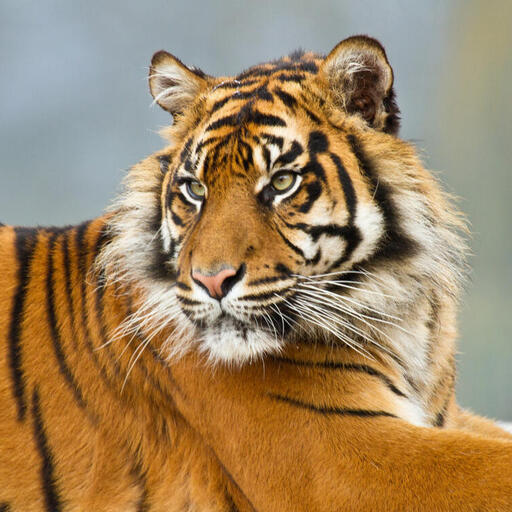
#> input picture images/tiger-tigr-vzglyad-tvkk.jpg, 512 x 512 px, found by its file name
$ python imge_text.py
#> lines starting #> are read from the running program, lines starting #| are printed output that depends on the picture
import cv2
import numpy as np
import matplotlib.pyplot as plt
import os

# ============
# SET YOUR IMAGE PATH HERE
# Use a relative path or a full local path (e.g., 'C:/Users/Name/Pictures/image.jpg')
image_path = 'tiger-tigr-vzglyad-tvkk.jpg'

# Load image in grayscale
img = cv2.imread(image_path, cv2.IMREAD_GRAYSCALE)
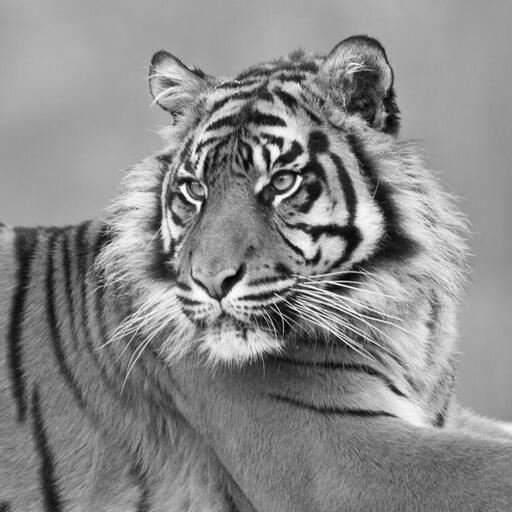
#> img: shape (512, 512); min 0, max 255, mean 137.6

if img is None:
    print(f"Error: Image not found at {os.path.abspath(image_path)}")
else:
    height, width = img.shape
#> height = 512; width = 512
    print(f"Image size: {width} x {height}")
#| Image size: 512 x 512

    # Display the image using standard OpenCV window
    cv2.imshow('Original Grayscale Image', img)

    # Standard way to keep the window open until a key is pressed
    print("Press any key on the image window to continue...")
    cv2.waitKey(0)
    cv2.destroyAllWindows()

    # Save decimal pixel values to a text file in the current folder
    output_file = "nature_decimal.txt"
    with open(output_file, "w") as f:
        for row in range(height):
            for col in range(width):
                f.write(f"{int(img[row, col])}\n")

    print(f"{output_file} created successfully in {os.getcwd()} ✅")
